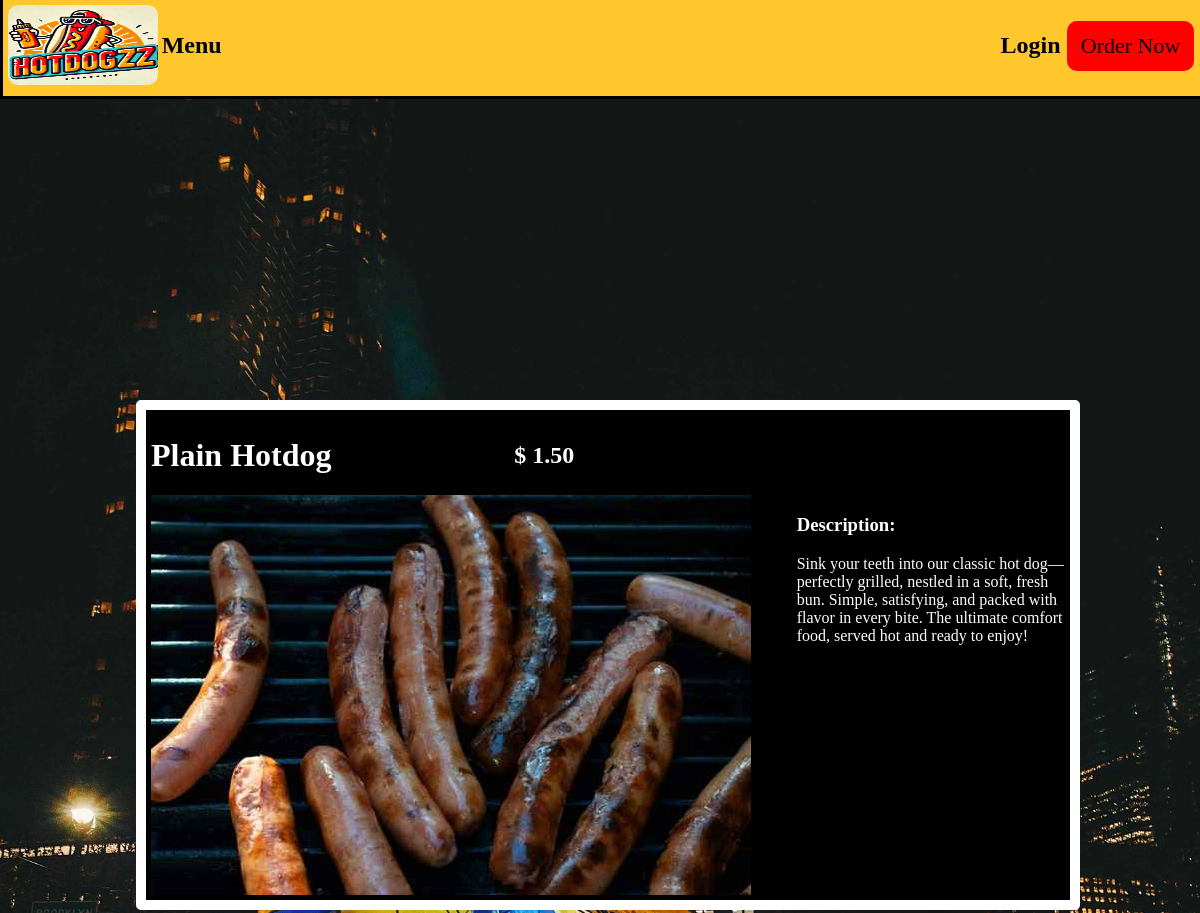
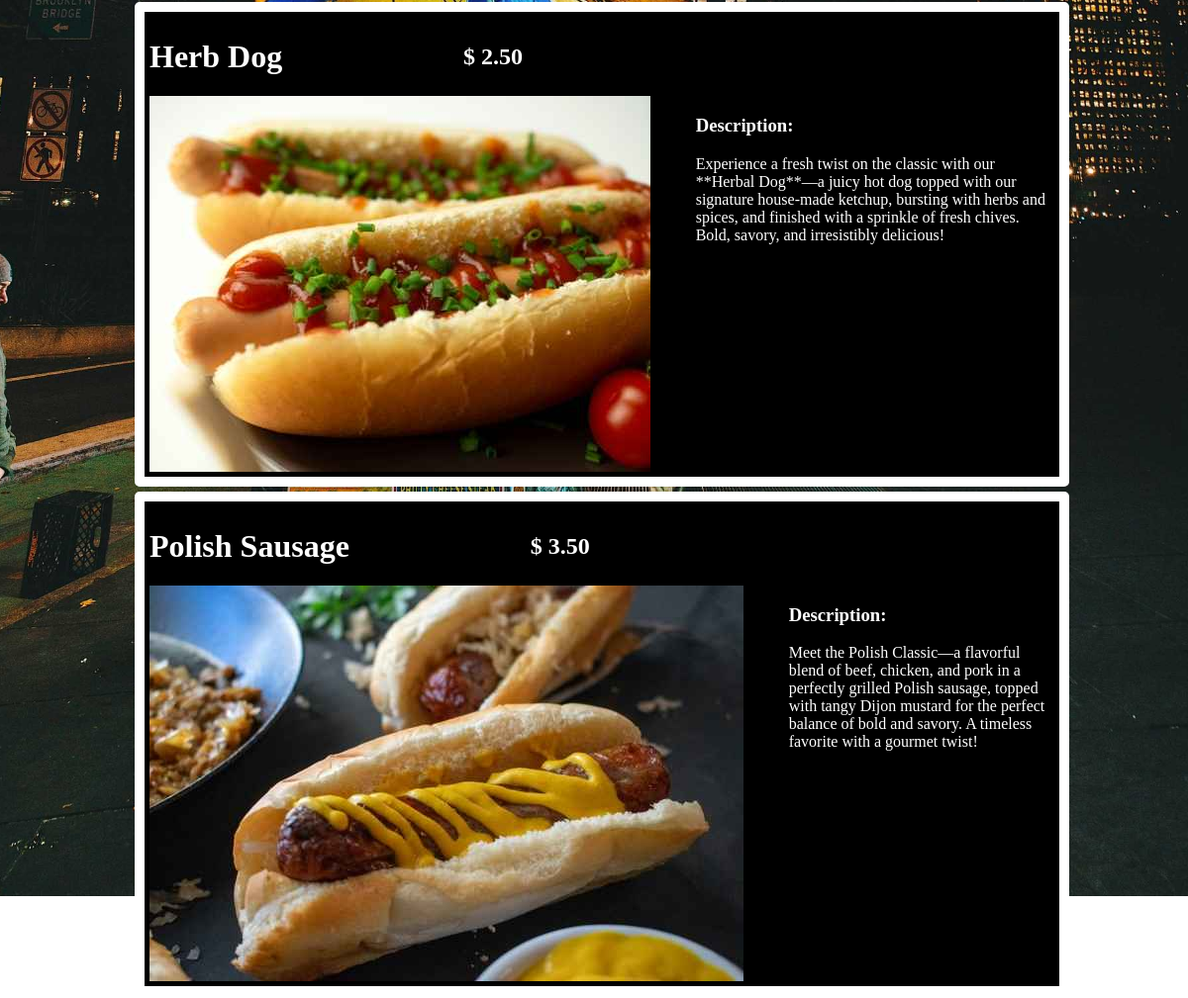
The page /menu on the database its author committed (2 pictures, top to bottom).
### hotdogstore/models.py (models this page shows)
class MenuItem(models.Model):
    item_name = models.CharField(max_length=255)
    item_price = models.DecimalField(max_digits=4, decimal_places=2)
    item_image = models.CharField(max_length=255)
    item_description = models.CharField(max_length=500)
    item_category = models.ForeignKey(Category, on_delete=models.CASCADE)
    def __str__(self):
        return self.item_name

### hotdogstore/views.py (the view)
# urls.py: path('menu', views.menu, name='menu'),
def menu(request):
    menu_items = MenuItem.objects.all()
    print(menu_items)
    return render(request, 'hotdogstore/menu.html',{
        "menu":menu_items
    })

### hotdogstore/templates/hotdogstore/menu.html (shortened to what this page needs)
{% extends "hotdogstore/layout.html" %}
{% load static %}
{% block body %}
    <ul id="menu-list">
        {% for menu_item in menu %}
            <div id="menu-item-element">
                <div id="menu-name-price">
                    <h1>{{ menu_item.item_name }}</h1>
                    <h2>$ {{ menu_item.item_price }}</h2>
                </div>
                <div id="menu-img-description">
                    <img src="{% static  menu_item.item_image %}">
                    <div>
                        <h3>Description: </h3>
                        <p>{{ menu_item.item_description }}</p>
                    </div>
                </div>
            </div>
        {% endfor %}
    </ul>
    <div id="background-container-div">
        <img id="main-BG" src="{% static 'hotdogstore/images/background.jpg' %}" alt="HotDogzz BG">
    </div>
{% endblock %}

### hotdogstore/templates/hotdogstore/layout.html (shortened to what this page needs)
{% load static %}
<!DOCTYPE html>
<html lang="en">
<head>
    <link rel="stylesheet" href="{% static 'style.css' %}">
</head>
<body>
    <header id="heading-section">
        <a href="{% url 'index' %}" id="image-container-div">
            <img id="main-logo" src="{% static 'hotdogstore/images/HotDogzz.jpg' %}" alt="HotDogzz logo">
        </a>
        <nav id="heading-options">
            <div id="left-side-header">
                <a href="{% url 'menu' %}">Menu</a>
            </div>
            <div id="right-side-header">
                {% if user.is_authenticated %}
                    <a href="{% url 'logout' %}">Logout</a>
                {% else %}
                    <a href="{% url 'login' %}">Login</a>
                {% endif %}
                <button type="button" onclick="window.location.href='{% url 'menu' %}'" >Order Now</button>
            </div>
        </nav>
    </header>
    <main>
        {% block body %}
        {% endblock %}
    </main>
</body>
</html>

### hotdogstore/static/style.css (style rules this page uses)
* { box-sizing: border-box; }
#heading-section { background-color: #FFC72C; outline: solid black; margin-left: -5px; margin-right: -5px; margin-top: -5px; align-items: center; font-size: 24px; color:black; display: flex; text-decoration: none; font-style: bold; position: fixed; top: 0; z-index: 1000; width: 100%; }
#heading-options { justify-content: space-between; display: flex; width: 100%; }
#main-logo { margin-top: 10px; margin-left: 5px; margin-bottom: 5px; width: 150px; height: 80px; border-radius: 10px; }
#left-side-header { margin-left: 0.3%; display: flex; align-items: center; }
#right-side-header { margin-right: 0.9%; display: flex; align-items: center; gap: 5px; }
#left-side-header a, #right-side-header a { text-decoration: none; color:black; font-family: Georgia, 'Times New Roman', Times, serif; font-weight: bold; margin: 1%; }
#right-side-header button { width: 130px; height: 50px; font-size: 22px; font-size: bold; font-family: Georgia, 'Times New Roman', Times, serif; background-color:red; border-radius: 10px; border: 0px solid red; }
#background-container-div { width: auto; height: 100vh; margin-left: -1%; margin-right: -1%; }
#main-BG { width: 100%; object-fit: cover; }
#menu-list, #cart-list { position: absolute; top: 20%; left: 8%; right: 10%; color:white; }
#menu-item-element, #cart-item-element { border-radius: 5px; border:10px solid; background-color: black; padding: 5px; margin-bottom: 5px; animation: rainbow-border 1s infinite alternate; }
#menu-name-price, #cart-name-price { display: flex; flex-direction: row; justify-content: flex-start; gap:20%; align-items: center; }
#menu-img-description, #cart-img-description { display: flex; justify-content: flex-start; gap:5%; }

### rows shown on the page
MenuItem: item_name "Plain Hotdog", item_price "1.50", item_image (picture), item_description "Sink your teeth into our classic hot dog—perfectly grilled, nestled in a soft, fresh bun. Simple, satisfying, and packed with flavor in every bite. The ultimate comfort food, served hot and ready to enjoy!"
MenuItem: item_name "Herb Dog", item_price "2.50", item_image (picture), item_description "Experience a fresh twist on the classic with our **Herbal Dog**—a juicy hot dog topped with our signature house-made ketchup, bursting with herbs and spices, and finished with a sprinkle of fresh chives. Bold, savory, and irresistibly delicious!"
MenuItem: item_name "Polish Sausage", item_price "3.50", item_image (picture), item_description "Meet the Polish Classic—a flavorful blend of beef, chicken, and pork in a perfectly grilled Polish sausage, topped with tangy Dijon mustard for the perfect balance of bold and savory. A timeless favorite with a gourmet twist!"
